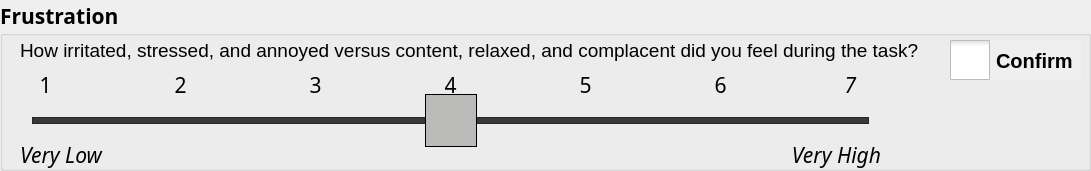
   <widget class="QGroupBox" name="frustration_groupBox">
    <property name="geometry">
     <rect>
      <x>470</x>
      <y>900</y>
      <width>1091</width>
      <height>171</height>
     </rect>
    </property>
    <property name="font">
     <font>
      <family>Ubuntu Condensed</family>
      <pointsize>16</pointsize>
      <weight>75</weight>
      <bold>true</bold>
     </font>
    </property>
    <property name="autoFillBackground">
     <bool>true</bool>
    </property>
    <property name="title">
     <string>Frustration</string>
    </property>
    <widget class="QLabel" name="label_36">
     <property name="geometry">
      <rect>
       <x>770</x>
       <y>140</y>
       <width>111</width>
       <height>31</height>
      </rect>
     </property>
     <property name="font">
      <font>
       <family>Ubuntu Condensed</family>
       <pointsize>16</pointsize>
       <weight>50</weight>
       <italic>true</italic>
       <bold>false</bold>
      </font>
     </property>
     <property name="text">
      <string>&lt;html&gt;&lt;head/&gt;&lt;body&gt;&lt;p align=&quot;right&quot;&gt;&lt;span style=&quot; font-size:16pt;&quot;&gt;Very High&lt;/span&gt;&lt;/p&gt;&lt;/body&gt;&lt;/html&gt;</string>
     </property>
    </widget>
    <widget class="QLabel" name="label_37">
     <property name="geometry">
      <rect>
       <x>20</x>
       <y>30</y>
       <width>911</width>
       <height>41</height>
      </rect>
     </property>
     <property name="font">
      <font>
       <family>Ubuntu</family>
       <pointsize>14</pointsize>
       <weight>50</weight>
       <bold>false</bold>
      </font>
     </property>
     <property name="text">
      <string>&lt;html&gt;&lt;head/&gt;&lt;body&gt;&lt;p&gt;How irritated, stressed, and annoyed versus content, relaxed, and complacent did you feel during the task?&lt;/p&gt;&lt;/body&gt;&lt;/html&gt;</string>
     </property>
     <property name="wordWrap">
      <bool>true</bool>
     </property>
    </widget>
    <widget class="QLabel" name="label_38">
     <property name="geometry">
      <rect>
       <x>20</x>
       <y>140</y>
       <width>111</width>
       <height>31</height>
      </rect>
     </property>
     <property name="font">
      <font>
       <family>Ubuntu Condensed</family>
       <pointsize>16</pointsize>
       <weight>50</weight>
       <italic>true</italic>
       <bold>false</bold>
      </font>
     </property>
     <property name="text">
      <string>&lt;html&gt;&lt;head/&gt;&lt;body&gt;&lt;p&gt;&lt;span style=&quot; font-size:16pt;&quot;&gt;Very Low&lt;/span&gt;&lt;/p&gt;&lt;/body&gt;&lt;/html&gt;</string>
     </property>
    </widget>
    <widget class="QLabel" name="label_65">
     <property name="geometry">
      <rect>
       <x>300</x>
       <y>70</y>
       <width>31</width>
       <height>31</height>
      </rect>
     </property>
     <property name="font">
      <font>
       <family>Ubuntu Condensed</family>
       <pointsize>16</pointsize>
       <weight>50</weight>
       <italic>true</italic>
       <bold>false</bold>
      </font>
     </property>
     <property name="text">
      <string>&lt;html&gt;&lt;head/&gt;&lt;body&gt;&lt;p align=&quot;center&quot;&gt;&lt;span style=&quot; font-style:normal;&quot;&gt;3&lt;/span&gt;&lt;/p&gt;&lt;/body&gt;&lt;/html&gt;</string>
     </property>
    </widget>
    <widget class="QLabel" name="label_60">
     <property name="geometry">
      <rect>
       <x>170</x>
       <y>70</y>
       <width>21</width>
       <height>31</height>
      </rect>
     </property>
     <property name="font">
      <font>
       <family>Ubuntu Condensed</family>
       <pointsize>16</pointsize>
       <weight>50</weight>
       <italic>true</italic>
       <bold>false</bold>
      </font>
     </property>
     <property name="text">
      <string>&lt;html&gt;&lt;head/&gt;&lt;body&gt;&lt;p align=&quot;center&quot;&gt;&lt;span style=&quot; font-style:normal;&quot;&gt;2&lt;/span&gt;&lt;/p&gt;&lt;/body&gt;&lt;/html&gt;</string>
     </property>
    </widget>
    <widget class="QLabel" name="label_64">
     <property name="geometry">
      <rect>
       <x>830</x>
       <y>70</y>
       <width>41</width>
       <height>31</height>
      </rect>
     </property>
     <property name="font">
      <font>
       <family>Ubuntu Condensed</family>
       <pointsize>16</pointsize>
       <weight>50</weight>
       <italic>true</italic>
       <bold>false</bold>
      </font>
     </property>
     <property name="text">
      <string>&lt;html&gt;&lt;head/&gt;&lt;body&gt;&lt;p align=&quot;center&quot;&gt;7&lt;/p&gt;&lt;/body&gt;&lt;/html&gt;</string>
     </property>
    </widget>
    <widget class="QSlider" name="frustration_Slider">
     <property name="geometry">
      <rect>
       <x>20</x>
       <y>90</y>
       <width>861</width>
       <height>61</height>
      </rect>
     </property>
     <property name="sizePolicy">
      <sizepolicy hsizetype="Expanding" vsizetype="Fixed">
       <horstretch>2</horstretch>
       <verstretch>0</verstretch>
      </sizepolicy>
     </property>
     <property name="minimumSize">
      <size>
       <width>0</width>
       <height>0</height>
      </size>
     </property>
     <property name="sizeIncrement">
      <size>
       <width>0</width>
       <height>0</height>
      </size>
     </property>
     <property name="baseSize">
      <size>
       <width>0</width>
       <height>0</height>
      </size>
     </property>
     <property name="palette">
      <palette>
       <active>
        <colorrole role="Highlight">
         <brush brushstyle="SolidPattern">
          <color alpha="255">
           <red>186</red>
           <green>189</green>
           <blue>182</blue>
          </color>
         </brush>
        </colorrole>
       </active>
       <inactive>
        <colorrole role="Highlight">
         <brush brushstyle="SolidPattern">
          <color alpha="255">
           <red>186</red>
           <green>189</green>
           <blue>182</blue>
          </color>
         </brush>
        </colorrole>
       </inactive>
       <disabled>
        <colorrole role="Highlight">
         <brush brushstyle="SolidPattern">
          <color alpha="255">
           <red>145</red>
           <green>145</green>
           <blue>145</blue>
          </color>
         </brush>
        </colorrole>
       </disabled>
      </palette>
     </property>
     <property name="font">
      <font>
       <pointsize>16</pointsize>
       <weight>50</weight>
       <bold>false</bold>
       <kerning>true</kerning>
      </font>
     </property>
     <property name="mouseTracking">
      <bool>false</bool>
     </property>
     <property name="focusPolicy">
      <enum>Qt::NoFocus</enum>
     </property>
     <property name="autoFillBackground">
      <bool>false</bool>
     </property>
     <property name="styleSheet">
      <string notr="true">.QSlider::groove:horizontal {
    border: 1px solid #262626;
    height: 5px;
    background: #393939;
    margin: 0 12px;
}

.QSlider::handle:horizontal {
    background: #babab8;
    border: 1px solid #000000;
    width: 50px;
    height:200px;
    margin: -24px -12px;
}</string>
     </property>
     <property name="minimum">
      <number>1</number>
     </property>
     <property name="maximum">
      <number>7</number>
     </property>
     <property name="pageStep">
      <number>1</number>
     </property>
     <property name="value">
      <number>4</number>
     </property>
     <property name="orientation">
      <enum>Qt::Horizontal</enum>
     </property>
     <property name="invertedAppearance">
      <bool>false</bool>
     </property>
     <property name="invertedControls">
      <bool>false</bool>
     </property>
     <property name="tickPosition">
      <enum>QSlider::TicksAbove</enum>
     </property>
     <property name="tickInterval">
      <number>1</number>
     </property>
    </widget>
    <widget class="QLabel" name="label_59">
     <property name="geometry">
      <rect>
       <x>430</x>
       <y>70</y>
       <width>41</width>
       <height>31</height>
      </rect>
     </property>
     <property name="font">
      <font>
       <family>Ubuntu Condensed</family>
       <pointsize>16</pointsize>
       <weight>50</weight>
       <italic>true</italic>
       <bold>false</bold>
      </font>
     </property>
     <property name="text">
      <string>&lt;html&gt;&lt;head/&gt;&lt;body&gt;&lt;p align=&quot;center&quot;&gt;&lt;span style=&quot; font-style:normal;&quot;&gt;4&lt;/span&gt;&lt;/p&gt;&lt;/body&gt;&lt;/html&gt;</string>
     </property>
    </widget>
    <widget class="QLabel" name="label_61">
     <property name="geometry">
      <rect>
       <x>560</x>
       <y>70</y>
       <width>51</width>
       <height>31</height>
      </rect>
     </property>
     <property name="font">
      <font>
       <family>Ubuntu Condensed</family>
       <pointsize>16</pointsize>
       <weight>50</weight>
       <italic>true</italic>
       <bold>false</bold>
      </font>
     </property>
     <property name="text">
      <string>&lt;html&gt;&lt;head/&gt;&lt;body&gt;&lt;p align=&quot;center&quot;&gt;&lt;span style=&quot; font-style:normal;&quot;&gt;5&lt;/span&gt;&lt;/p&gt;&lt;/body&gt;&lt;/html&gt;</string>
     </property>
    </widget>
    <widget class="QLabel" name="label_63">
     <property name="geometry">
      <rect>
       <x>700</x>
       <y>70</y>
       <width>41</width>
       <height>31</height>
      </rect>
     </property>
     <property name="font">
      <font>
       <family>Ubuntu Condensed</family>
       <pointsize>16</pointsize>
       <weight>50</weight>
       <italic>true</italic>
       <bold>false</bold>
      </font>
     </property>
     <property name="text">
      <string>&lt;html&gt;&lt;head/&gt;&lt;body&gt;&lt;p align=&quot;center&quot;&gt;&lt;span style=&quot; font-style:normal;&quot;&gt;6&lt;/span&gt;&lt;/p&gt;&lt;/body&gt;&lt;/html&gt;</string>
     </property>
    </widget>
    <widget class="QLabel" name="label_62">
     <property name="geometry">
      <rect>
       <x>30</x>
       <y>70</y>
       <width>31</width>
       <height>31</height>
      </rect>
     </property>
     <property name="font">
      <font>
       <family>Ubuntu Condensed</family>
       <pointsize>16</pointsize>
       <weight>50</weight>
       <italic>true</italic>
       <bold>false</bold>
      </font>
     </property>
     <property name="text">
      <string>&lt;html&gt;&lt;head/&gt;&lt;body&gt;&lt;p align=&quot;center&quot;&gt;&lt;span style=&quot; font-style:normal;&quot;&gt;1&lt;/span&gt;&lt;/p&gt;&lt;/body&gt;&lt;/html&gt;</string>
     </property>
    </widget>
    <widget class="QCheckBox" name="frustration_checkBox">
     <property name="geometry">
      <rect>
       <x>950</x>
       <y>40</y>
       <width>131</width>
       <height>41</height>
      </rect>
     </property>
     <property name="font">
      <font>
       <family>Ubuntu</family>
       <pointsize>15</pointsize>
       <weight>75</weight>
       <bold>true</bold>
      </font>
     </property>
     <property name="autoFillBackground">
      <bool>true</bool>
     </property>
     <property name="styleSheet">
      <string notr="true">QCheckBox::indicator {
     width: 40px;
     height: 40px;
}</string>
     </property>
     <property name="text">
      <string>Confirm</string>
     </property>
    </widget>
    <zorder>frustration_Slider</zorder>
    <zorder>label_36</zorder>
    <zorder>label_37</zorder>
    <zorder>label_38</zorder>
    <zorder>label_65</zorder>
    <zorder>label_60</zorder>
    <zorder>label_64</zorder>
    <zorder>label_59</zorder>
    <zorder>label_61</zorder>
    <zorder>label_63</zorder>
    <zorder>label_62</zorder>
    <zorder>frustration_checkBox</zorder>
   </widget>
